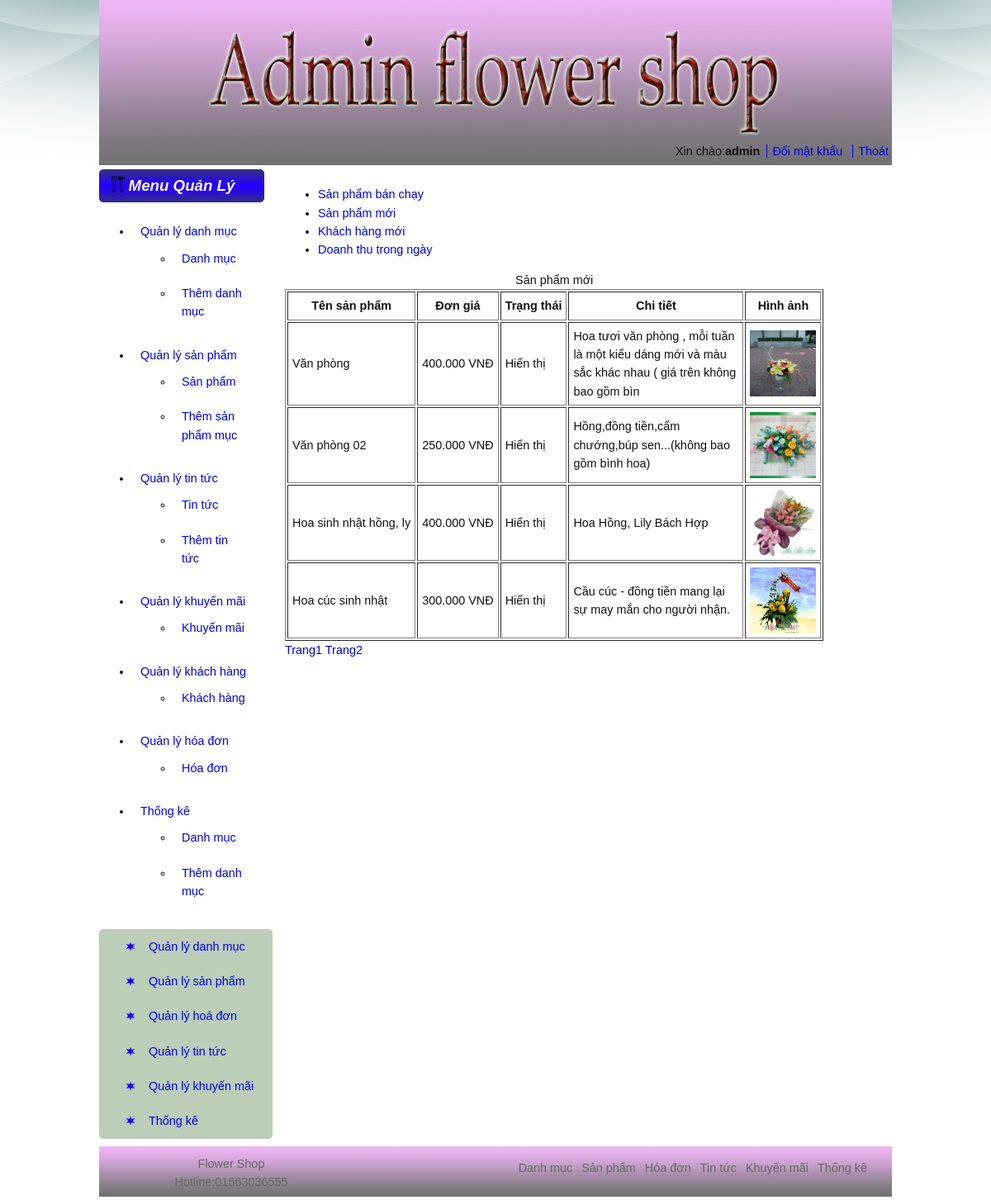
The page /admin/index.php?page=thongke&type=sanphammoi (signed in) on the database its author committed.
### tables this page shows
CREATE TABLE `hoa` (
  `idhoa` int(11) NOT NULL,
  `tenhoa` varchar(100) NOT NULL,
  `idDM` int(11) NOT NULL,
  `dongia` float NOT NULL,
  `trangthai` tinyint(1) NOT NULL,
  `chitiet` varchar(100) NOT NULL,
  `hinhanh` varchar(50) NOT NULL
);

### admin/sanphammoi.php (the view, shortened to what this page needs)
<?php
if(isset ($_REQUEST['type']))
    {
    $sql="select * from hoa order by idhoa desc";
    $ds=mysql_query($sql);
    $tongso=  mysql_num_rows($ds);
    $spt=4;
    $sotrang=  ceil($tongso/$spt);
            if(isset($_REQUEST['trang']))
            {
            $trang=$_REQUEST['trang'];
            $batdau=($trang-1)*$spt;
            }
            else
            {
             $batdau=0;
            }
            $sql1=$sql." limit $batdau,$spt";
            $ds1=  mysql_query($sql1);
    ?>
<table border="1" cellpadding="5">
    <caption>
        Sản phẩm mới
    </caption>
    <tr>
    <th>Tên sản phẩm</th>
    <th>Đơn giá</th>
    <th>Trạng thái</th>
    <th>Chi tiết</th>
    <th>Hình ảnh</th>
    </tr>
<?php
    while ($pt = mysql_fetch_array($ds1)) {
        ?>
    <tr>
        <td><?php echo $pt['tenhoa'] ?></td>
        <td style="text-align: right"><?php echo number_format($pt['dongia'],0,'','.') ?> VNĐ</td>
        <td><?php
            if($pt['trangthai']==1)
            {
                echo 'Hiển thị';
            }
            else {
                echo "Ẩn";
            }
            ?>
        </td>
        <Td  width="200"><?php echo $pt['chitiet']; ?> </Td>
        <td><img src="../upload/<?php echo $pt['hinhanh']; ?>" width="80px" height="80px"/></td>
    </tr>
    <?php
    }
    ?>
</table>
    <?php
    if($sotrang>1)
    {
    for($i=1;$i<=$sotrang;$i++)
        {
            ?>
             <a href="index.php?page=thongke&type=sanphammoi&trang=<?php  echo $i ?>">Trang<?php  echo $i ?></a>
             <?php
        }
    }
    }
?>

### admin/css/style.css (style rules this page uses)
a { text-decoration: none; }
body { background: url("../images/bg.jpg") no-repeat scroll center top #FFFFFF; color: #111111; font: 90%/1.55em Arial,Verdana,Helvetica,sans-serif; margin: 0; padding: 0; }

### rows shown on the page
hoa: tenhoa "Văn phòng", dongia "400.000", trangthai "Hiển thị", chitiet "Hoa tươi văn phòng , mỗi tuần là một kiểu dáng mới và màu sắc khác nhau ( giá trên không bao gồm bìn", hinhanh (picture)
hoa: tenhoa "Văn phòng 02", dongia "250.000", trangthai "Hiển thị", chitiet "Hồng,đồng tiền,cẩm chướng,búp sen...(không bao gồm bình hoa)", hinhanh (picture)
hoa: tenhoa "Hoa sinh nhật hồng, ly", dongia "400.000", trangthai "Hiển thị", chitiet "Hoa Hồng, Lily Bách Hợp", hinhanh (picture)
hoa: tenhoa "Hoa cúc sinh nhật", dongia "300.000", trangthai "Hiển thị", chitiet "Cầu cúc - đồng tiền mang lại sự may mắn cho người nhận.", hinhanh (picture)

### other values the page prints
$_SESSION['username'] "admin"
